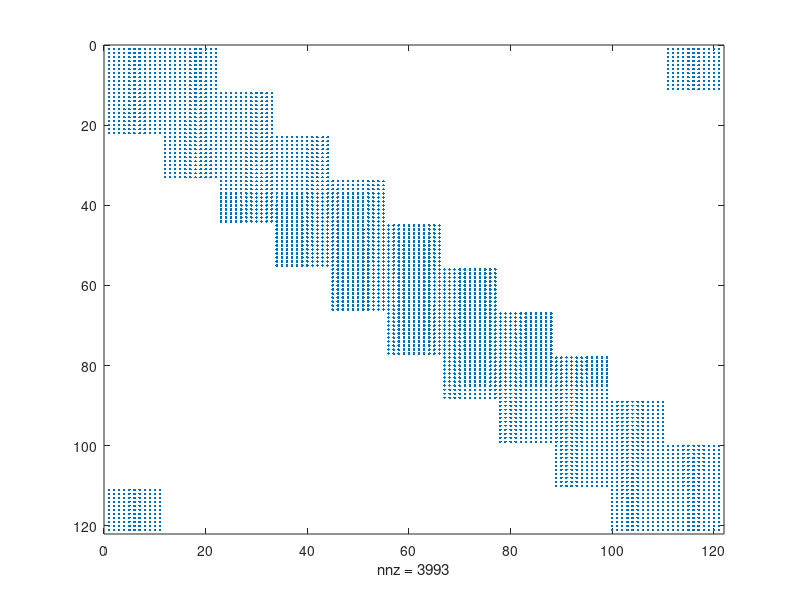

This figure's MATLAB source: (Note: this script raises an error after producing the figure.)
% kPDTSP (k-vehicle, k-depot)
clear all;close all;clc

k = 1;
n = 5;             % number of custumers(n) this needs to be divisible by the number k
q = 3;              % capacity    
rng('shuffle');     % random seed: shuffle
alph = 0.6;
beta = 1.1;
% generate random vehicle, customer pickup and delivery locations from [0,1]x[0,1]
% vehicle node: 1
% pick-up nodes: 2,...,n+1
% delivery nodes: n+2,...,2n+1
vert = rand(2*n+k,2);
% load('matlab.mat');
v = size(vert,1);        % number of vertices |V| = 2n + 1

% cost matrix (c)
c = zeros(v,v);
for i = 1:size(c,1)
    for j = 1:size(c,2)
        c(i,j) = norm(vert(i,:)-vert(j,:));
    end
end
% c = c + eye(v); % add identity to prevent zeros from appearing in the diagonal

% make c PSD...
for i = 1:size(c,1)
    sum_c(i) = 0;
    for j = 1:size(c,2)
        sum_c(i) = sum_c(i) + abs(c(i,j));
    end
    c(i,i) = c(i,i) + beta * sum_c(i);
    cM(i) = c(i,i);
end
all(eig(c)>=0)  % check if c is PSD
% adjacency matrix for a default tour: 1->2->3->..->2n->2n+1
A0 = eye(2*n+k);
A0 = [A0(k+1:2*n+k,:);A0(1:k,:)] + alph*eye(v); % added identity to prevent zeros from appearing in the diagonal

% d(i) = +1 (pickup), -1 (deliver)
d = [zeros(k,1);ones(n,1);-ones(n,1)];

Q = zeros(v^2,v^2);
for i = 1:v
    Q((i-1) * v + 1:(i-1) * v + v,(i-1) * v + 1:(i-1) * v + v) = c;
end
for i = 1:v-((k-1)+1)
    Q(i*v+v*(k-1)+1:i*v+v*(k-1)+v,(i-1)*v+1:(i-1)*v+v) = c/2;
    Q((i-1)*v+1:(i-1)*v+v,i*v+v*(k-1)+1:i*v+v*(k-1)+v) = c/2;
end

for i = 1:k
    Q((v-(k-i+1))*v +1:(v-(k-i+1))*v +v,(i-1)*v+1:(i-1)*v+v) = c/2;
    Q((i-1)*v+1:(i-1)*v+v,(v-(k-i+1))*v +1:(v-(k-i+1))*v +v) = c/2;
end

all(eig(Q)>0)
figure,
spy(Q)
% TASK I: VECTORIZE CONSTRAINTS....

%% interger programming....


x = binvar(v^2,1);
X = reshape(x,v,v)';
xx = reshape(X,v^2,1);
y = intvar(v,1);
% F = [Acap*xx <=bcap, Apre * xx <= bpre, X * ones(v,1)==ones(v,1),X'*ones(v,1) == ones(v,1),X(v,1) == 1];
F = [];
Lt = tril(ones(v,v));
for i = 1:k
    L{i} = zeros(v,v);
    for j = 1:floor((v-i)/k)+1
        i;
        L{i}((j-1)*k+i,:) = Lt(j,:);
    end
end
for i = 1:length(L)
    F = [F,L{i}*X*d <= k*q];
end
F = [F, X * ones(v,1)==ones(v,1),X'*ones(v,1) == ones(v,1)];
for i = 1:k
    F = [F,X(v-i+1,k-i+1) == 1];
end
N = 1:1:v;
for i = 1:n
    eini = zeros(1,v);
    eini(i+k) = 1;
    eini(i+n+k) = -1;
    F = [F,N*X*eini' <= 0];
    F = [F,N*X*eini' == y(i)*k];
end

obj =x'*Q*x;
ops = sdpsettings('verbose',1);
optimize(F,obj,ops)

% generate the optimal tour from x
solution = reshape(value(xx),[size(c,1),size(c,2)]);
tour = round(solution*[1:v]');
tour = [1:k, tour']


% draw graph, and optimal tour
figure,
plot(vert(:,1),vert(:,2),'ok','MarkerSize',10,'LineWidth',2); hold on;


for i = 1:k
    for j = 1:(v-k)/k + 1
        dif = vert(tour(k*(j)+i),:)-vert(tour(k*(j-1)+i),:);
        quiver(vert(tour(k*(j-1)+i),1),vert(tour(k*(j-1)+i),2),0.1*dif(1)/norm(dif),0.1 *dif(2)/norm(dif),0, 'MaxHeadSize', 1/norm(dif),'LineWidth',2);hold on;
        line([vert(tour(k*(j-1)+i),1) vert(tour(k*(j)+i),1)],[vert(tour(k*(j-1)+i),2) vert(tour(k*(j)+i),2)],'Color','black');hold on;   
    end
end
%      dif = vert(tour(k*(i-1)+1),:)-vert(tour(k*i+1),:);
%     quiver(vert(tour(i),1),vert(tour(i),2),0.1*dif(1)/norm(dif),0.1 *dif(2)/norm(dif),0, 'MaxHeadSize', 1/norm(dif),'LineWidth',2);hold on;
%     line([vert(tour(i),1) vert(tour(i+1),1)],[vert(tour(i),2) vert(tour(i+1),2)],'Color','black');hold on;   
% % end
% for i = 1:length(tour)-1
%     dif = vert(tour(i+1),:)-vert(tour(i),:);
%     quiver(vert(tour(i),1),vert(tour(i),2),0.1*dif(1)/norm(dif),0.1 *dif(2)/norm(dif),0, 'MaxHeadSize', 1/norm(dif),'LineWidth',2);hold on;
%     line([vert(tour(i),1) vert(tour(i+1),1)],[vert(tour(i),2) vert(tour(i+1),2)],'Color','black');hold on;
% end

for i = 1:size(vert,1)
    if (mod(i-k,n)) == 0 && i > k
        prtVal = n;
    elseif i <= k
        prtVal = i;
    else
        prtVal = mod(i-k,n);
    end
    if i <=k
        str = 'th Car';
        col = 'black';
    elseif i <= n+k
        str = 'P';
        col = 'red';
    else
        str = 'D';
        col = 'blue';
    end
    text(vert(i,1)+0.02,vert(i,2)+0.02, sprintf('%.0f %s',prtVal,str),'Color',sprintf('%s',col),'FontSize',16);
end

axis('equal');
axis([0 1 0 1]);
set(gca,'FontSize',16);
% 
% % plot constraint#1
% figure,
% plot(1:v,Acap*value(xx),'bo-','MarkerSize',10,'LineWidth',2);
% hold on;
% line([0 v],[q,q],'Color','r','LineWidth',2);
% set(gca,'FontSize',16);
% xlabel('sequence');
% ylabel('# of customers in the vehicle')
% 
% % plot constraint#2
% figure,
% out = Apre*value(xx);
% 
% plot(1:n,out,'s-b','MarkerSize',10,'LineWidth',2);
% line([0 n],[0,0],'Color','r','LineWidth',2);
% set(gca,'FontSize',16);
% xlabel('custumer ID');
% ylabel('precedence')


